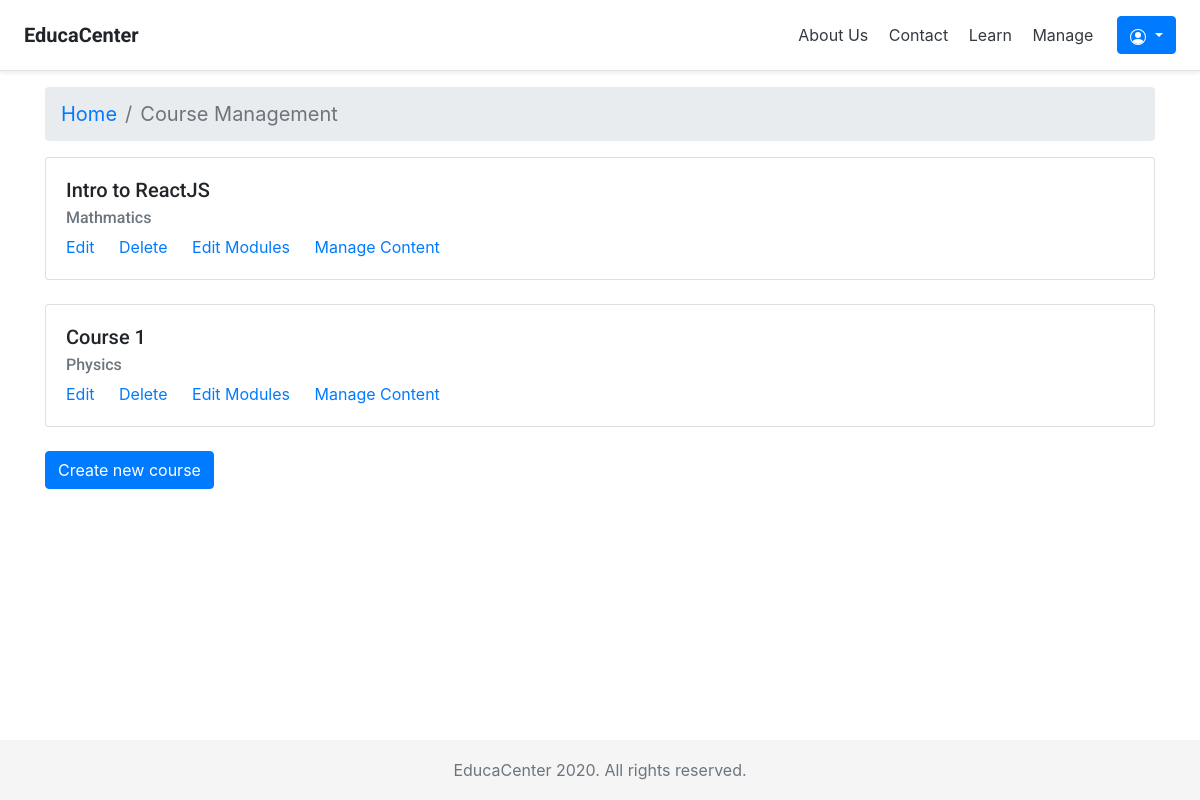
Page /courses/mine/ (signed in) on the earlier database version.
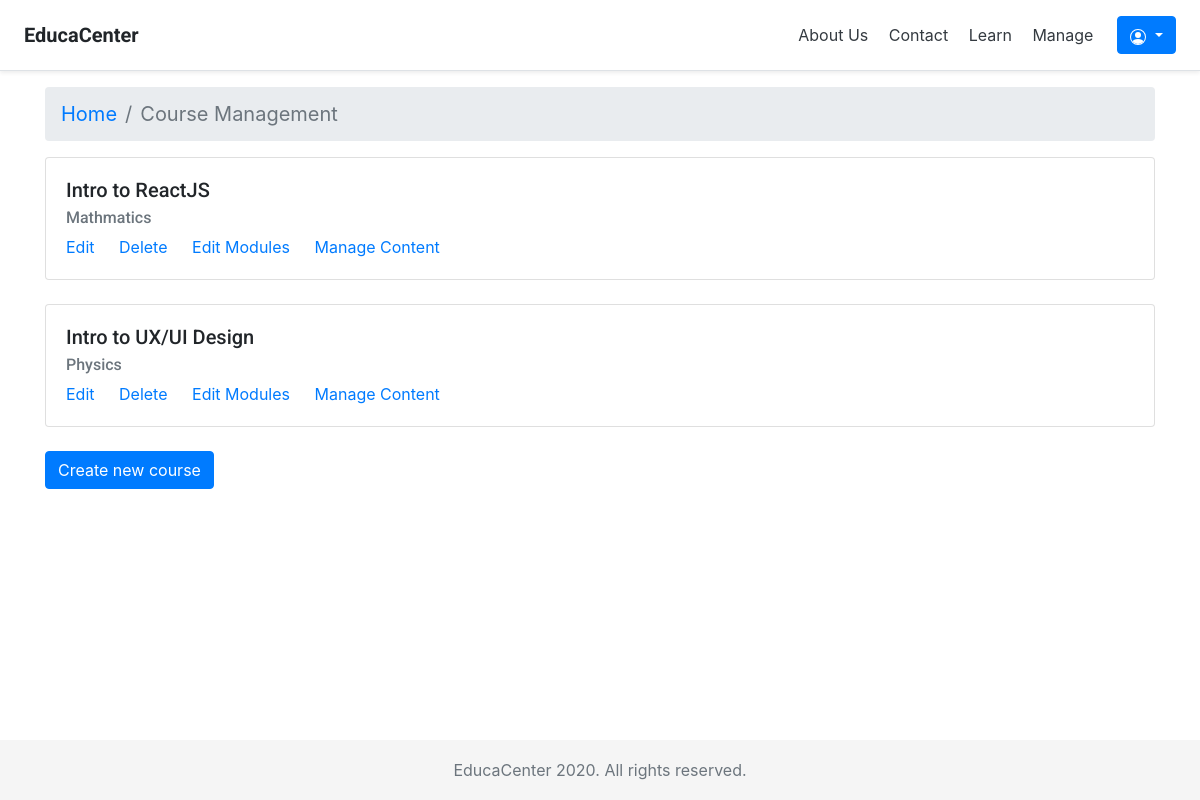
Same page on the later database version.
### courses/models.py (models this page shows, shortened)
class Course(models.Model):
    owner = models.ForeignKey(User,related_name='courses_created',
                            on_delete=models.CASCADE)
    subject = models.ForeignKey(Subject,
                            related_name='courses',
                            on_delete=models.CASCADE)
    title = models.CharField(max_length=200)
    slug = models.SlugField(max_length=200, unique=True)
    overview = models.TextField()
    created = models.DateTimeField(auto_now_add=True)
    students = models.ManyToManyField(User,
                                    related_name='courses_joined',
                                    blank=True)
    class Meta:
        ordering = ['-created']

class Subject(models.Model):
    title = models.CharField(max_length=200)
    slug = models.SlugField(max_length=200, unique=True)
    class Meta:
        ordering = ['title']
    def __str__(self):
        return self.title

### courses/views.py (the view)
class ManageCourseListView(OwnerCourseMixin, ListView):
    template_name = 'courses/manage/course/list.html'

### courses/views.py (called while the page is built)
    def get_queryset(self):
        qs = super(OwnerMixin, self).get_queryset()
        return qs.filter(owner=self.request.user)

### courses/templates/courses/manage/course/list.html (shortened to what this page needs)
{% extends "base.html" %}
{% block content %}
<nav aria-label="breadcrumb">
  <ol class="breadcrumb"  style="font-size: 20px;">
    <li class="breadcrumb-item"><a href="{% url "course_list" %}">Home</a></li>
    <li class="breadcrumb-item active" aria-current="page">Course Management</li>
  </ol>
</nav>
{% for course in object_list %}
<div class="card">
  <div class="card-body">
    <h5 class="card-title">{{ course.title }}</h5>
    <h6 class="card-subtitle mb-2 text-muted">{{ course.subject }}</h6>
    <a href="{% url "course_edit" course.id %}" class="card-link">Edit</a>
    <a href="{% url "course_delete" course.id %}" class="card-link">Delete</a>
    <a href="{% url "course_module_update" course.id %}" class="card-link">Edit Modules</a>
    {% if course.modules.count > 0 %}
    <a href="{% url "module_content_list" course.modules.first.id %}" class="card-link">Manage Content</a>
    {% endif %}
  </div>
</div>
<br>
{% empty %}
    <p>You haven't created any courses yet.</p>
    {% endfor %}
        <a href="{% url "course_create" %}" class="btn btn-primary">Create new
            course</a>
{% endblock %}

Differences in the rows shown:
changed Course "Physics": title "Course 1" → "Intro to UX/UI Design"
